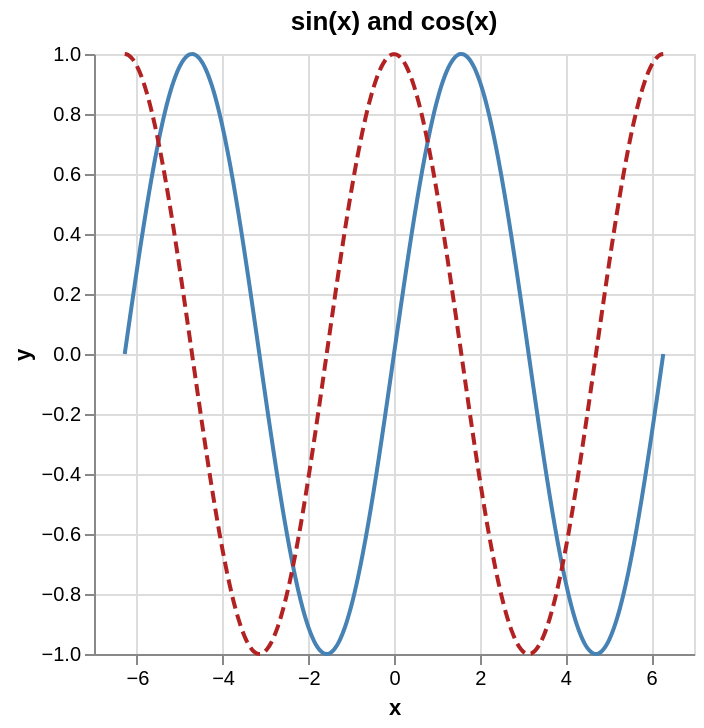

Write a Vega-Lite specification for this figure.
### Vega-Lite specification from a JSON file in a GitHub repository (floating-point values rounded to 4 significant figures; data arrays with more than 128 entries replaced by an {"elided": "..."} marker saying what was removed)
{"$schema": "https://vega.github.io/schema/vega-lite/v6.json", "title": "sin(x) and cos(x)", "data": {"values": []}, "layer": [{"data": {"values": {"elided": "200 records"}}, "mark": {"type": "line", "interpolate": "monotone", "strokeWidth": 2, "color": "steelblue"}, "encoding": {"x": {"field": "x", "type": "quantitative"}, "y": {"field": "y", "type": "quantitative"}}}, {"data": {"values": {"elided": "200 records"}}, "mark": {"type": "line", "interpolate": "monotone", "strokeWidth": 2, "strokeDash": [6, 3], "color": "firebrick"}, "encoding": {"x": {"field": "x", "type": "quantitative"}, "y": {"field": "y", "type": "quantitative"}}}]}
